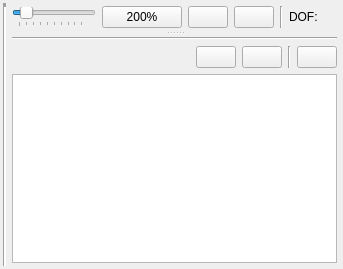
      <widget class="QSplitter" name="RightSplitter">
       <property name="orientation">
        <enum>Qt::Vertical</enum>
       </property>
       <widget class="QWidget" name="histogramArea" native="true">
        <layout class="QHBoxLayout" name="horizontalLayout_2">
         <property name="spacing">
          <number>3</number>
         </property>
         <property name="leftMargin">
          <number>3</number>
         </property>
         <property name="topMargin">
          <number>3</number>
         </property>
         <property name="rightMargin">
          <number>3</number>
         </property>
         <property name="bottomMargin">
          <number>3</number>
         </property>
         <item>
          <widget class="Line" name="line">
           <property name="frameShadow">
            <enum>QFrame::Sunken</enum>
           </property>
           <property name="lineWidth">
            <number>4</number>
           </property>
           <property name="orientation">
            <enum>Qt::Vertical</enum>
           </property>
          </widget>
         </item>
         <item>
          <widget class="QSplitter" name="canvasSplitter">
           <property name="orientation">
            <enum>Qt::Vertical</enum>
           </property>
           <property name="handleWidth">
            <number>3</number>
           </property>
           <widget class="QWidget" name="BrowserWidget" native="true">
            <property name="maximumSize">
             <size>
              <width>16777215</width>
              <height>50</height>
             </size>
            </property>
            <layout class="QHBoxLayout" name="horizontalLayout_7">
             <property name="leftMargin">
              <number>3</number>
             </property>
             <property name="topMargin">
              <number>3</number>
             </property>
             <property name="rightMargin">
              <number>3</number>
             </property>
             <property name="bottomMargin">
              <number>3</number>
             </property>
             <item>
              <widget class="QSlider" name="ZoomBar">
               <property name="statusTip">
                <string>Adjust the slider to change demo size.</string>
               </property>
               <property name="minimum">
                <number>10</number>
               </property>
               <property name="maximum">
                <number>2000</number>
               </property>
               <property name="singleStep">
                <number>50</number>
               </property>
               <property name="pageStep">
                <number>50</number>
               </property>
               <property name="value">
                <number>200</number>
               </property>
               <property name="sliderPosition">
                <number>200</number>
               </property>
               <property name="orientation">
                <enum>Qt::Horizontal</enum>
               </property>
               <property name="invertedControls">
                <bool>false</bool>
               </property>
               <property name="tickPosition">
                <enum>QSlider::TicksBelow</enum>
               </property>
               <property name="tickInterval">
                <number>200</number>
               </property>
              </widget>
             </item>
             <item>
              <widget class="QPushButton" name="zoom_button">
               <property name="sizePolicy">
                <sizepolicy hsizetype="Fixed" vsizetype="Fixed">
                 <horstretch>0</horstretch>
                 <verstretch>0</verstretch>
                </sizepolicy>
               </property>
               <property name="text">
                <string>200%</string>
               </property>
              </widget>
             </item>
             <item>
              <widget class="QPushButton" name="ResetCanvas">
               <property name="sizePolicy">
                <sizepolicy hsizetype="Fixed" vsizetype="Fixed">
                 <horstretch>0</horstretch>
                 <verstretch>0</verstretch>
                </sizepolicy>
               </property>
               <property name="statusTip">
                <string>Zoom to fit.</string>
               </property>
               <property name="icon">
                <iconset resource="../../icons.qrc">
                 <normaloff>:/icons/aim.png</normaloff>:/icons/aim.png</iconset>
               </property>
               <property name="iconSize">
                <size>
                 <width>32</width>
                 <height>32</height>
                </size>
               </property>
              </widget>
             </item>
             <item>
              <widget class="QPushButton" name="free_move_button">
               <property name="statusTip">
                <string>Free mode: Allow selected point coordinates to be edited by drag and drop.</string>
               </property>
               <property name="icon">
                <iconset resource="../../icons.qrc">
                 <normaloff>:/icons/free_move_off.png</normaloff>:/icons/free_move_off.png</iconset>
               </property>
               <property name="iconSize">
                <size>
                 <width>32</width>
                 <height>32</height>
                </size>
               </property>
              </widget>
             </item>
             <item>
              <widget class="Line" name="line_3">
               <property name="orientation">
                <enum>Qt::Vertical</enum>
               </property>
              </widget>
             </item>
             <item>
              <widget class="QLabel" name="DOFLable">
               <property name="sizePolicy">
                <sizepolicy hsizetype="Preferred" vsizetype="Fixed">
                 <horstretch>0</horstretch>
                 <verstretch>0</verstretch>
                </sizepolicy>
               </property>
               <property name="toolTip">
                <string>Degree of Freedom</string>
               </property>
               <property name="text">
                <string>DOF:</string>
               </property>
              </widget>
             </item>
             <item>
              <widget class="QLabel" name="DOFview">
               <property name="text">
                <string/>
               </property>
              </widget>
             </item>
             <item>
              <widget class="QLabel" name="conflict">
               <property name="sizePolicy">
                <sizepolicy hsizetype="Preferred" vsizetype="Fixed">
                 <horstretch>0</horstretch>
                 <verstretch>0</verstretch>
                </sizepolicy>
               </property>
               <property name="statusTip">
                <string>Show Conflict Guide tool tips.</string>
               </property>
               <property name="text">
                <string>&lt;html&gt;&lt;head/&gt;&lt;body&gt;&lt;p&gt;&lt;img width='30' src=&quot;:/icons/conflict.png&quot;/&gt;&lt;/p&gt;&lt;/body&gt;&lt;/html&gt;</string>
               </property>
               <property name="textFormat">
                <enum>Qt::RichText</enum>
               </property>
              </widget>
             </item>
            </layout>
           </widget>
           <widget class="QWidget" name="ConsoleWidget" native="true">
            <layout class="QVBoxLayout" name="verticalLayout_11">
             <property name="leftMargin">
              <number>3</number>
             </property>
             <property name="topMargin">
              <number>3</number>
             </property>
             <property name="rightMargin">
              <number>3</number>
             </property>
             <property name="bottomMargin">
              <number>3</number>
             </property>
             <item>
              <widget class="Line" name="line_6">
               <property name="orientation">
                <enum>Qt::Horizontal</enum>
               </property>
              </widget>
             </item>
             <item>
              <widget class="QWidget" name="widget" native="true">
               <layout class="QHBoxLayout" name="horizontalLayout_5">
                <property name="leftMargin">
                 <number>0</number>
                </property>
                <property name="topMargin">
                 <number>0</number>
                </property>
                <property name="rightMargin">
                 <number>0</number>
                </property>
                <property name="bottomMargin">
                 <number>0</number>
                </property>
                <item>
                 <widget class="QLabel" name="label_3">
                  <property name="text">
                   <string>&lt;html&gt;&lt;head/&gt;&lt;body&gt;&lt;p&gt;&lt;img width='30' src=&quot;:/icons/konsole.png&quot;/&gt;&lt;/p&gt;&lt;/body&gt;&lt;/html&gt;</string>
                  </property>
                 </widget>
                </item>
                <item>
                 <spacer name="horizontalSpacer_2">
                  <property name="orientation">
                   <enum>Qt::Horizontal</enum>
                  </property>
                  <property name="sizeHint" stdset="0">
                   <size>
                    <width>40</width>
                    <height>20</height>
                   </size>
                  </property>
                 </spacer>
                </item>
                <item>
                 <widget class="QPushButton" name="console_disconnect_button">
                  <property name="statusTip">
                   <string>Disconnect from GUI console.</string>
                  </property>
                  <property name="icon">
                   <iconset resource="../../icons.qrc">
                    <normaloff>:/icons/disconnect.png</normaloff>:/icons/disconnect.png</iconset>
                  </property>
                 </widget>
                </item>
                <item>
                 <widget class="QPushButton" name="console_connect_button">
                  <property name="statusTip">
                   <string>Connect to GUI console.</string>
                  </property>
                  <property name="icon">
                   <iconset resource="../../icons.qrc">
                    <normaloff>:/icons/connect.png</normaloff>:/icons/connect.png</iconset>
                  </property>
                 </widget>
                </item>
                <item>
                 <widget class="Line" name="line_2">
                  <property name="orientation">
                   <enum>Qt::Vertical</enum>
                  </property>
                 </widget>
                </item>
                <item>
                 <widget class="QPushButton" name="clearConsole">
                  <property name="statusTip">
                   <string>Clear GUI console.</string>
                  </property>
                  <property name="icon">
                   <iconset resource="../../icons.qrc">
                    <normaloff>:/icons/clean.png</normaloff>:/icons/clean.png</iconset>
                  </property>
                 </widget>
                </item>
               </layout>
              </widget>
             </item>
             <item>
              <widget class="QTextBrowser" name="consoleWidgetBrowser"/>
             </item>
            </layout>
           </widget>
          </widget>
         </item>
        </layout>
       </widget>
      </widget>
